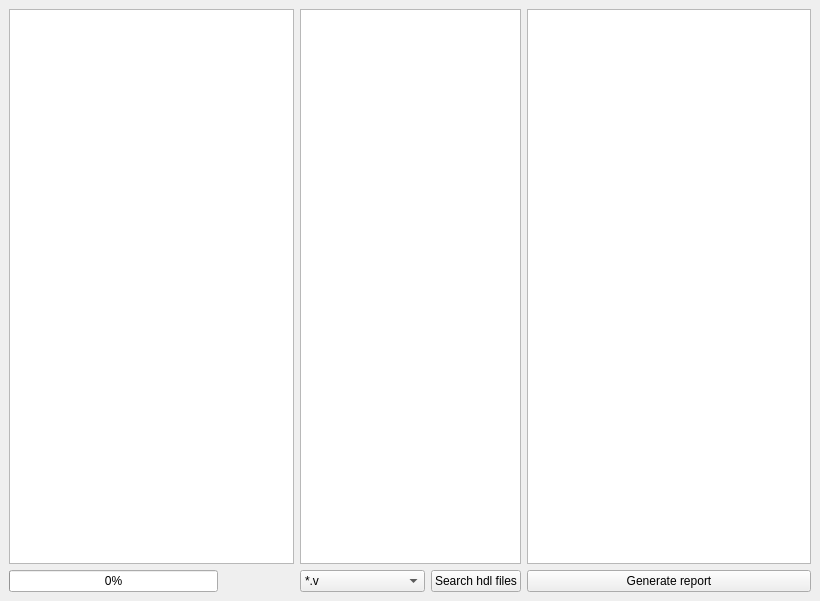
<?xml version="1.0" encoding="UTF-8"?>
<ui version="4.0">
 <class>version_extractor_by_alexe1ka</class>
 <widget class="QMainWindow" name="version_extractor_by_alexe1ka">
  <property name="geometry">
   <rect>
    <x>0</x>
    <y>0</y>
    <width>820</width>
    <height>601</height>
   </rect>
  </property>
  <property name="minimumSize">
   <size>
    <width>820</width>
    <height>601</height>
   </size>
  </property>
  <property name="windowTitle">
   <string>VersionExtractorByAlexe1ka</string>
  </property>
  <widget class="QWidget" name="central_widget">
   <property name="minimumSize">
    <size>
     <width>820</width>
     <height>581</height>
    </size>
   </property>
   <layout class="QHBoxLayout" name="horizontalLayout_2">
    <item>
     <layout class="QVBoxLayout" name="leftCatalogLayout">
      <item>
       <widget class="QTreeView" name="catalogTreeView"/>
      </item>
      <item>
       <layout class="QHBoxLayout" name="horizontalLayout">
        <item>
         <widget class="QProgressBar" name="progressBar">
          <property name="value">
           <number>0</number>
          </property>
         </widget>
        </item>
        <item>
         <widget class="QLabel" name="count_files_label">
          <property name="sizePolicy">
           <sizepolicy hsizetype="Fixed" vsizetype="Preferred">
            <horstretch>0</horstretch>
            <verstretch>0</verstretch>
           </sizepolicy>
          </property>
          <property name="minimumSize">
           <size>
            <width>70</width>
            <height>0</height>
           </size>
          </property>
          <property name="text">
           <string/>
          </property>
         </widget>
        </item>
       </layout>
      </item>
     </layout>
    </item>
    <item>
     <layout class="QVBoxLayout" name="central_catalog_files_layout">
      <item>
       <widget class="QListView" name="currentCatalogFilesList">
        <property name="sizePolicy">
         <sizepolicy hsizetype="Ignored" vsizetype="Expanding">
          <horstretch>0</horstretch>
          <verstretch>0</verstretch>
         </sizepolicy>
        </property>
        <property name="minimumSize">
         <size>
          <width>180</width>
          <height>530</height>
         </size>
        </property>
        <property name="maximumSize">
         <size>
          <width>262</width>
          <height>16777215</height>
         </size>
        </property>
       </widget>
      </item>
      <item>
       <layout class="QHBoxLayout" name="central_button_layout">
        <item>
         <widget class="QComboBox" name="selectFileExtension">
          <item>
           <property name="text">
            <string>*.v</string>
           </property>
          </item>
          <item>
           <property name="text">
            <string>*.vhd</string>
           </property>
          </item>
          <item>
           <property name="text">
            <string>*.v/ *.vhd</string>
           </property>
          </item>
          <item>
           <property name="text">
            <string>*.c/*.cpp,*.h/*.hpp</string>
           </property>
          </item>
          <item>
           <property name="text">
            <string>*.s/*.asm</string>
           </property>
          </item>
         </widget>
        </item>
        <item>
         <widget class="QPushButton" name="startSearchingButton">
          <property name="text">
           <string>Search hdl files</string>
          </property>
         </widget>
        </item>
       </layout>
      </item>
     </layout>
    </item>
    <item>
     <layout class="QVBoxLayout" name="right_result_layoyt">
      <item>
       <widget class="QListView" name="foundHdlFilesListView"/>
      </item>
      <item>
       <widget class="QPushButton" name="generateReportButton">
        <property name="text">
         <string>Generate report</string>
        </property>
       </widget>
      </item>
     </layout>
    </item>
   </layout>
  </widget>
 </widget>
 <resources/>
 <connections/>
</ui>
